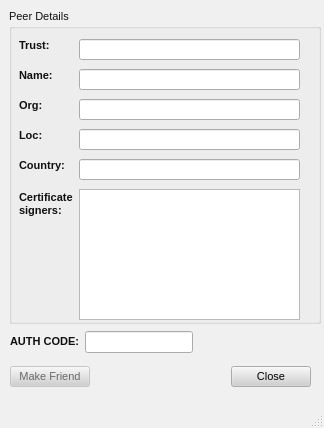
<ui version="4.0" >
 <class>ConnectDialog</class>
 <widget class="QMainWindow" name="ConnectDialog" >
  <property name="geometry" >
   <rect>
    <x>0</x>
    <y>0</y>
    <width>324</width>
    <height>428</height>
   </rect>
  </property>
  <property name="palette" >
   <palette>
    <active>
     <colorrole role="WindowText" >
      <brush brushstyle="SolidPattern" >
       <color alpha="255" >
        <red>16</red>
        <green>16</green>
        <blue>16</blue>
       </color>
      </brush>
     </colorrole>
     <colorrole role="Button" >
      <brush brushstyle="SolidPattern" >
       <color alpha="255" >
        <red>208</red>
        <green>208</green>
        <blue>208</blue>
       </color>
      </brush>
     </colorrole>
     <colorrole role="Light" >
      <brush brushstyle="SolidPattern" >
       <color alpha="255" >
        <red>255</red>
        <green>255</green>
        <blue>255</blue>
       </color>
      </brush>
     </colorrole>
     <colorrole role="Midlight" >
      <brush brushstyle="SolidPattern" >
       <color alpha="255" >
        <red>247</red>
        <green>247</green>
        <blue>247</blue>
       </color>
      </brush>
     </colorrole>
     <colorrole role="Dark" >
      <brush brushstyle="SolidPattern" >
       <color alpha="255" >
        <red>104</red>
        <green>104</green>
        <blue>104</blue>
       </color>
      </brush>
     </colorrole>
     <colorrole role="Mid" >
      <brush brushstyle="SolidPattern" >
       <color alpha="255" >
        <red>160</red>
        <green>160</green>
        <blue>160</blue>
       </color>
      </brush>
     </colorrole>
     <colorrole role="Text" >
      <brush brushstyle="SolidPattern" >
       <color alpha="255" >
        <red>0</red>
        <green>0</green>
        <blue>0</blue>
       </color>
      </brush>
     </colorrole>
     <colorrole role="BrightText" >
      <brush brushstyle="SolidPattern" >
       <color alpha="255" >
        <red>255</red>
        <green>255</green>
        <blue>255</blue>
       </color>
      </brush>
     </colorrole>
     <colorrole role="ButtonText" >
      <brush brushstyle="SolidPattern" >
       <color alpha="255" >
        <red>0</red>
        <green>0</green>
        <blue>0</blue>
       </color>
      </brush>
     </colorrole>
     <colorrole role="Base" >
      <brush brushstyle="SolidPattern" >
       <color alpha="255" >
        <red>255</red>
        <green>255</green>
        <blue>255</blue>
       </color>
      </brush>
     </colorrole>
     <colorrole role="Window" >
      <brush brushstyle="SolidPattern" >
       <color alpha="255" >
        <red>240</red>
        <green>240</green>
        <blue>240</blue>
       </color>
      </brush>
     </colorrole>
     <colorrole role="Shadow" >
      <brush brushstyle="SolidPattern" >
       <color alpha="255" >
        <red>0</red>
        <green>0</green>
        <blue>0</blue>
       </color>
      </brush>
     </colorrole>
     <colorrole role="Highlight" >
      <brush brushstyle="SolidPattern" >
       <color alpha="255" >
        <red>0</red>
        <green>0</green>
        <blue>0</blue>
       </color>
      </brush>
     </colorrole>
     <colorrole role="HighlightedText" >
      <brush brushstyle="SolidPattern" >
       <color alpha="255" >
        <red>255</red>
        <green>255</green>
        <blue>255</blue>
       </color>
      </brush>
     </colorrole>
     <colorrole role="Link" >
      <brush brushstyle="SolidPattern" >
       <color alpha="255" >
        <red>0</red>
        <green>0</green>
        <blue>255</blue>
       </color>
      </brush>
     </colorrole>
     <colorrole role="LinkVisited" >
      <brush brushstyle="SolidPattern" >
       <color alpha="255" >
        <red>255</red>
        <green>0</green>
        <blue>255</blue>
       </color>
      </brush>
     </colorrole>
     <colorrole role="AlternateBase" >
      <brush brushstyle="SolidPattern" >
       <color alpha="255" >
        <red>247</red>
        <green>247</green>
        <blue>247</blue>
       </color>
      </brush>
     </colorrole>
    </active>
    <inactive>
     <colorrole role="WindowText" >
      <brush brushstyle="SolidPattern" >
       <color alpha="255" >
        <red>16</red>
        <green>16</green>
        <blue>16</blue>
       </color>
      </brush>
     </colorrole>
     <colorrole role="Button" >
      <brush brushstyle="SolidPattern" >
       <color alpha="255" >
        <red>208</red>
        <green>208</green>
        <blue>208</blue>
       </color>
      </brush>
     </colorrole>
     <colorrole role="Light" >
      <brush brushstyle="SolidPattern" >
       <color alpha="255" >
        <red>255</red>
        <green>255</green>
        <blue>255</blue>
       </color>
      </brush>
     </colorrole>
     <colorrole role="Midlight" >
      <brush brushstyle="SolidPattern" >
       <color alpha="255" >
        <red>247</red>
        <green>247</green>
        <blue>247</blue>
       </color>
      </brush>
     </colorrole>
     <colorrole role="Dark" >
      <brush brushstyle="SolidPattern" >
       <color alpha="255" >
        <red>104</red>
        <green>104</green>
        <blue>104</blue>
       </color>
      </brush>
     </colorrole>
     <colorrole role="Mid" >
      <brush brushstyle="SolidPattern" >
       <color alpha="255" >
        <red>160</red>
        <green>160</green>
        <blue>160</blue>
       </color>
      </brush>
     </colorrole>
     <colorrole role="Text" >
      <brush brushstyle="SolidPattern" >
       <color alpha="255" >
        <red>0</red>
        <green>0</green>
        <blue>0</blue>
       </color>
      </brush>
     </colorrole>
     <colorrole role="BrightText" >
      <brush brushstyle="SolidPattern" >
       <color alpha="255" >
        <red>255</red>
        <green>255</green>
        <blue>255</blue>
       </color>
      </brush>
     </colorrole>
     <colorrole role="ButtonText" >
      <brush brushstyle="SolidPattern" >
       <color alpha="255" >
        <red>0</red>
        <green>0</green>
        <blue>0</blue>
       </color>
      </brush>
     </colorrole>
     <colorrole role="Base" >
      <brush brushstyle="SolidPattern" >
       <color alpha="255" >
        <red>255</red>
        <green>255</green>
        <blue>255</blue>
       </color>
      </brush>
     </colorrole>
     <colorrole role="Window" >
      <brush brushstyle="SolidPattern" >
       <color alpha="255" >
        <red>240</red>
        <green>240</green>
        <blue>240</blue>
       </color>
      </brush>
     </colorrole>
     <colorrole role="Shadow" >
      <brush brushstyle="SolidPattern" >
       <color alpha="255" >
        <red>0</red>
        <green>0</green>
        <blue>0</blue>
       </color>
      </brush>
     </colorrole>
     <colorrole role="Highlight" >
      <brush brushstyle="SolidPattern" >
       <color alpha="255" >
        <red>0</red>
        <green>0</green>
        <blue>0</blue>
       </color>
      </brush>
     </colorrole>
     <colorrole role="HighlightedText" >
      <brush brushstyle="SolidPattern" >
       <color alpha="255" >
        <red>255</red>
        <green>255</green>
        <blue>255</blue>
       </color>
      </brush>
     </colorrole>
     <colorrole role="Link" >
      <brush brushstyle="SolidPattern" >
       <color alpha="255" >
        <red>0</red>
        <green>0</green>
        <blue>255</blue>
       </color>
      </brush>
     </colorrole>
     <colorrole role="LinkVisited" >
      <brush brushstyle="SolidPattern" >
       <color alpha="255" >
        <red>255</red>
        <green>0</green>
        <blue>255</blue>
       </color>
      </brush>
     </colorrole>
     <colorrole role="AlternateBase" >
      <brush brushstyle="SolidPattern" >
       <color alpha="255" >
        <red>247</red>
        <green>247</green>
        <blue>247</blue>
       </color>
      </brush>
     </colorrole>
    </inactive>
    <disabled>
     <colorrole role="WindowText" >
      <brush brushstyle="SolidPattern" >
       <color alpha="255" >
        <red>104</red>
        <green>104</green>
        <blue>104</blue>
       </color>
      </brush>
     </colorrole>
     <colorrole role="Button" >
      <brush brushstyle="SolidPattern" >
       <color alpha="255" >
        <red>208</red>
        <green>208</green>
        <blue>208</blue>
       </color>
      </brush>
     </colorrole>
     <colorrole role="Light" >
      <brush brushstyle="SolidPattern" >
       <color alpha="255" >
        <red>255</red>
        <green>255</green>
        <blue>255</blue>
       </color>
      </brush>
     </colorrole>
     <colorrole role="Midlight" >
      <brush brushstyle="SolidPattern" >
       <color alpha="255" >
        <red>247</red>
        <green>247</green>
        <blue>247</blue>
       </color>
      </brush>
     </colorrole>
     <colorrole role="Dark" >
      <brush brushstyle="SolidPattern" >
       <color alpha="255" >
        <red>104</red>
        <green>104</green>
        <blue>104</blue>
       </color>
      </brush>
     </colorrole>
     <colorrole role="Mid" >
      <brush brushstyle="SolidPattern" >
       <color alpha="255" >
        <red>160</red>
        <green>160</green>
        <blue>160</blue>
       </color>
      </brush>
     </colorrole>
     <colorrole role="Text" >
      <brush brushstyle="SolidPattern" >
       <color alpha="255" >
        <red>104</red>
        <green>104</green>
        <blue>104</blue>
       </color>
      </brush>
     </colorrole>
     <colorrole role="BrightText" >
      <brush brushstyle="SolidPattern" >
       <color alpha="255" >
        <red>255</red>
        <green>255</green>
        <blue>255</blue>
       </color>
      </brush>
     </colorrole>
     <colorrole role="ButtonText" >
      <brush brushstyle="SolidPattern" >
       <color alpha="255" >
        <red>104</red>
        <green>104</green>
        <blue>104</blue>
       </color>
      </brush>
     </colorrole>
     <colorrole role="Base" >
      <brush brushstyle="SolidPattern" >
       <color alpha="255" >
        <red>240</red>
        <green>240</green>
        <blue>240</blue>
       </color>
      </brush>
     </colorrole>
     <colorrole role="Window" >
      <brush brushstyle="SolidPattern" >
       <color alpha="255" >
        <red>240</red>
        <green>240</green>
        <blue>240</blue>
       </color>
      </brush>
     </colorrole>
     <colorrole role="Shadow" >
      <brush brushstyle="SolidPattern" >
       <color alpha="255" >
        <red>0</red>
        <green>0</green>
        <blue>0</blue>
       </color>
      </brush>
     </colorrole>
     <colorrole role="Highlight" >
      <brush brushstyle="SolidPattern" >
       <color alpha="255" >
        <red>0</red>
        <green>0</green>
        <blue>0</blue>
       </color>
      </brush>
     </colorrole>
     <colorrole role="HighlightedText" >
      <brush brushstyle="SolidPattern" >
       <color alpha="255" >
        <red>255</red>
        <green>255</green>
        <blue>255</blue>
       </color>
      </brush>
     </colorrole>
     <colorrole role="Link" >
      <brush brushstyle="SolidPattern" >
       <color alpha="255" >
        <red>0</red>
        <green>0</green>
        <blue>255</blue>
       </color>
      </brush>
     </colorrole>
     <colorrole role="LinkVisited" >
      <brush brushstyle="SolidPattern" >
       <color alpha="255" >
        <red>255</red>
        <green>0</green>
        <blue>255</blue>
       </color>
      </brush>
     </colorrole>
     <colorrole role="AlternateBase" >
      <brush brushstyle="SolidPattern" >
       <color alpha="255" >
        <red>247</red>
        <green>247</green>
        <blue>247</blue>
       </color>
      </brush>
     </colorrole>
    </disabled>
   </palette>
  </property>
  <property name="font" >
   <font>
    <family>Arial</family>
    <pointsize>8</pointsize>
    <weight>50</weight>
    <italic>false</italic>
    <bold>false</bold>
    <underline>false</underline>
    <strikeout>false</strikeout>
   </font>
  </property>
  <property name="contextMenuPolicy" >
   <enum>Qt::NoContextMenu</enum>
  </property>
  <property name="windowTitle" >
   <string>Peer Details</string>
  </property>
  <property name="windowIcon" >
   <iconset/>
  </property>
  <widget class="QWidget" name="centralwidget" >
   <widget class="QWidget" name="layoutWidget_2" >
    <property name="geometry" >
     <rect>
      <x>10</x>
      <y>330</y>
      <width>301</width>
      <height>25</height>
     </rect>
    </property>
    <layout class="QGridLayout" >
     <property name="margin" >
      <number>0</number>
     </property>
     <property name="spacing" >
      <number>6</number>
     </property>
     <item row="0" column="0" >
      <widget class="QLabel" name="label_7" >
       <property name="text" >
        <string>&lt;html>&lt;head>&lt;meta name="qrichtext" content="1" />&lt;style type="text/css">
p, li { white-space: pre-wrap; }
&lt;/style>&lt;/head>&lt;body style=" font-family:'MS Shell Dlg 2'; font-size:8.25pt; font-weight:400; font-style:normal; text-decoration:none;">
&lt;p style=" margin-top:0px; margin-bottom:0px; margin-left:0px; margin-right:0px; -qt-block-indent:0; text-indent:0px;">&lt;span style=" font-size:8pt; font-weight:600;">AUTH CODE:&lt;/span>&lt;/p>&lt;/body>&lt;/html></string>
       </property>
      </widget>
     </item>
     <item row="0" column="1" >
      <widget class="QLineEdit" name="Ledit_name" >
       <property name="sizePolicy" >
        <sizepolicy>
         <hsizetype>0</hsizetype>
         <vsizetype>0</vsizetype>
         <horstretch>0</horstretch>
         <verstretch>0</verstretch>
        </sizepolicy>
       </property>
      </widget>
     </item>
     <item row="0" column="2" >
      <spacer>
       <property name="orientation" >
        <enum>Qt::Horizontal</enum>
       </property>
       <property name="sizeType" >
        <enum>QSizePolicy::Expanding</enum>
       </property>
       <property name="sizeHint" >
        <size>
         <width>40</width>
         <height>20</height>
        </size>
       </property>
      </spacer>
     </item>
    </layout>
   </widget>
   <widget class="QWidget" name="layoutWidget" >
    <property name="geometry" >
     <rect>
      <x>10</x>
      <y>360</y>
      <width>301</width>
      <height>33</height>
     </rect>
    </property>
    <layout class="QHBoxLayout" >
     <property name="margin" >
      <number>0</number>
     </property>
     <property name="spacing" >
      <number>6</number>
     </property>
     <item>
      <widget class="QPushButton" name="okButton" >
       <property name="enabled" >
        <bool>false</bool>
       </property>
       <property name="minimumSize" >
        <size>
         <width>77</width>
         <height>0</height>
        </size>
       </property>
       <property name="text" >
        <string>Make Friend</string>
       </property>
      </widget>
     </item>
     <item>
      <spacer>
       <property name="orientation" >
        <enum>Qt::Horizontal</enum>
       </property>
       <property name="sizeHint" >
        <size>
         <width>131</width>
         <height>31</height>
        </size>
       </property>
      </spacer>
     </item>
     <item>
      <widget class="QPushButton" name="cancelButton" >
       <property name="minimumSize" >
        <size>
         <width>77</width>
         <height>0</height>
        </size>
       </property>
       <property name="text" >
        <string>Close</string>
       </property>
      </widget>
     </item>
    </layout>
   </widget>
   <widget class="QGroupBox" name="groupBox" >
    <property name="geometry" >
     <rect>
      <x>9</x>
      <y>9</y>
      <width>312</width>
      <height>315</height>
     </rect>
    </property>
    <property name="title" >
     <string>Peer Details</string>
    </property>
    <widget class="QLabel" name="label_5" >
     <property name="geometry" >
      <rect>
       <x>10</x>
       <y>150</y>
       <width>46</width>
       <height>14</height>
      </rect>
     </property>
     <property name="text" >
      <string>&lt;html>&lt;head>&lt;meta name="qrichtext" content="1" />&lt;style type="text/css">
p, li { white-space: pre-wrap; }
&lt;/style>&lt;/head>&lt;body style=" font-family:'Arial'; font-size:8pt; font-weight:400; font-style:normal; text-decoration:none;">
&lt;p style=" margin-top:0px; margin-bottom:0px; margin-left:0px; margin-right:0px; -qt-block-indent:0; text-indent:0px;">&lt;span style=" font-weight:600;">Country:&lt;/span>&lt;/p>&lt;/body>&lt;/html></string>
     </property>
    </widget>
    <widget class="QLabel" name="label_3" >
     <property name="geometry" >
      <rect>
       <x>10</x>
       <y>90</y>
       <width>46</width>
       <height>14</height>
      </rect>
     </property>
     <property name="text" >
      <string>&lt;html>&lt;head>&lt;meta name="qrichtext" content="1" />&lt;style type="text/css">
p, li { white-space: pre-wrap; }
&lt;/style>&lt;/head>&lt;body style=" font-family:'Arial'; font-size:8pt; font-weight:400; font-style:normal; text-decoration:none;">
&lt;p style=" margin-top:0px; margin-bottom:0px; margin-left:0px; margin-right:0px; -qt-block-indent:0; text-indent:0px;">&lt;span style=" font-weight:600;">Org:&lt;/span>&lt;/p>&lt;/body>&lt;/html></string>
     </property>
    </widget>
    <widget class="QLabel" name="label_2" >
     <property name="geometry" >
      <rect>
       <x>10</x>
       <y>60</y>
       <width>46</width>
       <height>14</height>
      </rect>
     </property>
     <property name="text" >
      <string>&lt;html>&lt;head>&lt;meta name="qrichtext" content="1" />&lt;style type="text/css">
p, li { white-space: pre-wrap; }
&lt;/style>&lt;/head>&lt;body style=" font-family:'Arial'; font-size:8pt; font-weight:400; font-style:normal; text-decoration:none;">
&lt;p style=" margin-top:0px; margin-bottom:0px; margin-left:0px; margin-right:0px; -qt-block-indent:0; text-indent:0px;">&lt;span style=" font-weight:600;">Name:&lt;/span>&lt;/p>&lt;/body>&lt;/html></string>
     </property>
    </widget>
    <widget class="QLabel" name="label" >
     <property name="geometry" >
      <rect>
       <x>10</x>
       <y>30</y>
       <width>46</width>
       <height>14</height>
      </rect>
     </property>
     <property name="text" >
      <string>&lt;html>&lt;head>&lt;meta name="qrichtext" content="1" />&lt;style type="text/css">
p, li { white-space: pre-wrap; }
&lt;/style>&lt;/head>&lt;body style=" font-family:'Arial'; font-size:8pt; font-weight:400; font-style:normal; text-decoration:none;">
&lt;p style=" margin-top:0px; margin-bottom:0px; margin-left:0px; margin-right:0px; -qt-block-indent:0; text-indent:0px;">&lt;span style=" font-weight:600;">Trust:&lt;/span>&lt;/p>&lt;/body>&lt;/html></string>
     </property>
    </widget>
    <widget class="QLabel" name="label_4" >
     <property name="geometry" >
      <rect>
       <x>10</x>
       <y>120</y>
       <width>46</width>
       <height>14</height>
      </rect>
     </property>
     <property name="text" >
      <string>&lt;html>&lt;head>&lt;meta name="qrichtext" content="1" />&lt;style type="text/css">
p, li { white-space: pre-wrap; }
&lt;/style>&lt;/head>&lt;body style=" font-family:'Arial'; font-size:8pt; font-weight:400; font-style:normal; text-decoration:none;">
&lt;p style=" margin-top:0px; margin-bottom:0px; margin-left:0px; margin-right:0px; -qt-block-indent:0; text-indent:0px;">&lt;span style=" font-weight:600;">Loc:&lt;/span>&lt;/p>&lt;/body>&lt;/html></string>
     </property>
    </widget>
    <widget class="QLabel" name="label_6" >
     <property name="geometry" >
      <rect>
       <x>10</x>
       <y>180</y>
       <width>57</width>
       <height>31</height>
      </rect>
     </property>
     <property name="text" >
      <string>&lt;html>&lt;head>&lt;meta name="qrichtext" content="1" />&lt;style type="text/css">
p, li { white-space: pre-wrap; }
&lt;/style>&lt;/head>&lt;body style=" font-family:'Arial'; font-size:8pt; font-weight:400; font-style:normal; text-decoration:none;">
&lt;p style=" margin-top:0px; margin-bottom:0px; margin-left:0px; margin-right:0px; -qt-block-indent:0; text-indent:0px;">&lt;span style=" font-weight:600;">Certificate&lt;/span>&lt;/p>
&lt;p style=" margin-top:0px; margin-bottom:0px; margin-left:0px; margin-right:0px; -qt-block-indent:0; text-indent:0px; font-weight:600;">signers:&lt;/p>&lt;/body>&lt;/html></string>
     </property>
    </widget>
    <widget class="QLineEdit" name="country" >
     <property name="geometry" >
      <rect>
       <x>70</x>
       <y>150</y>
       <width>221</width>
       <height>21</height>
      </rect>
     </property>
     <property name="readOnly" >
      <bool>true</bool>
     </property>
    </widget>
    <widget class="QLineEdit" name="loc" >
     <property name="geometry" >
      <rect>
       <x>70</x>
       <y>120</y>
       <width>221</width>
       <height>21</height>
      </rect>
     </property>
     <property name="readOnly" >
      <bool>true</bool>
     </property>
    </widget>
    <widget class="QLineEdit" name="org" >
     <property name="geometry" >
      <rect>
       <x>70</x>
       <y>90</y>
       <width>221</width>
       <height>21</height>
      </rect>
     </property>
     <property name="readOnly" >
      <bool>true</bool>
     </property>
    </widget>
    <widget class="QLineEdit" name="name" >
     <property name="geometry" >
      <rect>
       <x>70</x>
       <y>60</y>
       <width>221</width>
       <height>21</height>
      </rect>
     </property>
     <property name="readOnly" >
      <bool>true</bool>
     </property>
    </widget>
    <widget class="QLineEdit" name="trust" >
     <property name="geometry" >
      <rect>
       <x>70</x>
       <y>30</y>
       <width>221</width>
       <height>21</height>
      </rect>
     </property>
     <property name="readOnly" >
      <bool>true</bool>
     </property>
    </widget>
    <widget class="QTextBrowser" name="signers" >
     <property name="geometry" >
      <rect>
       <x>70</x>
       <y>180</y>
       <width>221</width>
       <height>131</height>
      </rect>
     </property>
    </widget>
   </widget>
  </widget>
  <widget class="QStatusBar" name="statusbar" />
 </widget>
 <tabstops>
  <tabstop>trust</tabstop>
  <tabstop>name</tabstop>
  <tabstop>org</tabstop>
  <tabstop>loc</tabstop>
  <tabstop>country</tabstop>
  <tabstop>signers</tabstop>
  <tabstop>Ledit_name</tabstop>
  <tabstop>okButton</tabstop>
  <tabstop>cancelButton</tabstop>
 </tabstops>
 <resources>
  <include location="../images.qrc" />
 </resources>
 <connections/>
</ui>
